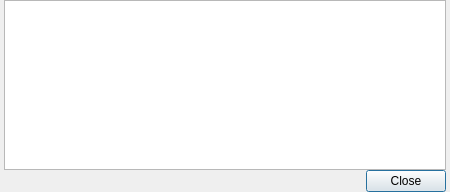
<?xml version="1.0" encoding="UTF-8"?>
<ui version="4.0">
 <class>DialogNotifications</class>
 <widget class="QDialog" name="DialogNotifications">
  <property name="geometry">
   <rect>
    <x>0</x>
    <y>0</y>
    <width>450</width>
    <height>192</height>
   </rect>
  </property>
  <property name="sizePolicy">
   <sizepolicy hsizetype="Fixed" vsizetype="Fixed">
    <horstretch>0</horstretch>
    <verstretch>0</verstretch>
   </sizepolicy>
  </property>
  <property name="windowTitle">
   <string>Open a vault</string>
  </property>
  <property name="locale">
   <locale language="English" country="UnitedStates"/>
  </property>
  <property name="sizeGripEnabled">
   <bool>false</bool>
  </property>
  <property name="modal">
   <bool>true</bool>
  </property>
  <layout class="QGridLayout" name="gridLayout" rowstretch="0,0,0" columnstretch="0,0,0,0" rowminimumheight="0,0,0" columnminimumwidth="0,0,0,0">
   <property name="leftMargin">
    <number>0</number>
   </property>
   <property name="topMargin">
    <number>0</number>
   </property>
   <property name="rightMargin">
    <number>0</number>
   </property>
   <property name="bottomMargin">
    <number>0</number>
   </property>
   <property name="spacing">
    <number>0</number>
   </property>
   <item row="2" column="0" colspan="4">
    <layout class="QVBoxLayout" name="verticalLayout">
     <property name="spacing">
      <number>0</number>
     </property>
     <property name="leftMargin">
      <number>4</number>
     </property>
     <property name="rightMargin">
      <number>4</number>
     </property>
     <item>
      <widget class="QListWidget" name="listNotifications"/>
     </item>
     <item>
      <widget class="QDialogButtonBox" name="buttonClose">
       <property name="orientation">
        <enum>Qt::Horizontal</enum>
       </property>
       <property name="standardButtons">
        <set>QDialogButtonBox::Close</set>
       </property>
      </widget>
     </item>
    </layout>
   </item>
  </layout>
 </widget>
 <resources/>
 <connections>
  <connection>
   <sender>buttonClose</sender>
   <signal>rejected()</signal>
   <receiver>DialogNotifications</receiver>
   <slot>reject()</slot>
   <hints>
    <hint type="sourcelabel">
     <x>316</x>
     <y>260</y>
    </hint>
    <hint type="destinationlabel">
     <x>286</x>
     <y>274</y>
    </hint>
   </hints>
  </connection>
 </connections>
</ui>
